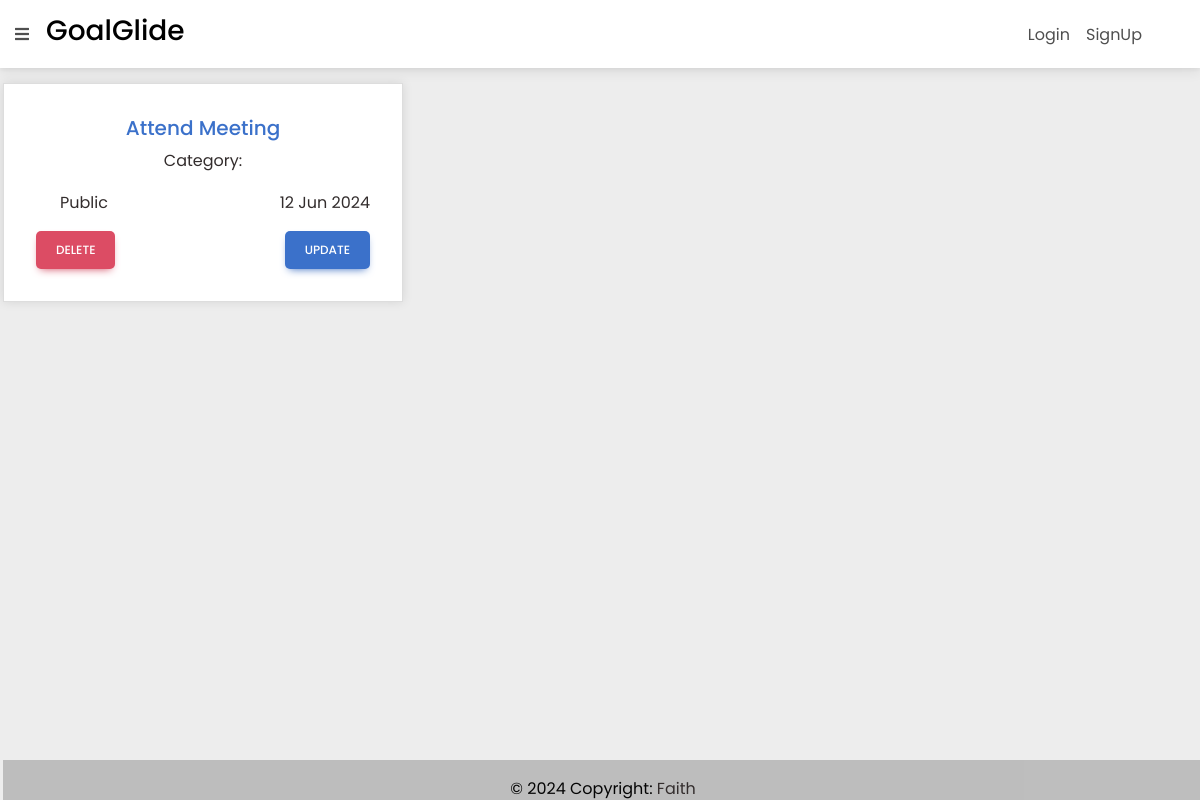
The page /goals/goaldetail/8/ on the database its author committed.
### goals/models.py (models this page shows, shortened)
class Goal(models.Model):
    user = models.ForeignKey(User, on_delete=models.CASCADE, default=None)
    name = models.CharField(max_length=200)
    visibility = models.CharField(choices = VISIBILITY_CHOICES,max_length=20,default='Private')
    status = models.CharField(choices = STATUS_CHOICES,max_length=20,default='Not Started')
    target_date = models.DateTimeField()
    slug = models.SlugField()
    class Meta:
        ordering = ('-target_date', )

### goals/views.py (the view)
# urls.py: path('goaldetail/<int:pk>/',views.GoalDetailView.as_view(),name = "goal-detail"),
class GoalDetailView(DetailView):
    model = Goal
    template_name = "goals/goaldetail.html"
    context_object_name = 'goal'

### goals/templates/goals/goaldetail.html
{% extends 'goals/base.html' %}
{% block content %}
<div>
    <div class="goal text-center mt-2 justify-content-between">
        <h5 class="text-primary">{{ object.name }}</h5>
        <div class="card-body text-dark">
            <p>Category: {{ object.category }}</p>
            <div class="visibility d-flex justify-content-between">
                <p class="d-flex"><box-icon name='low-vision'></box-icon>{{ object.get_visibility_display }}</p>
                <p class="d-flex"><box-icon name='radar'></box-icon>{{ object.target_date|date:"d M Y" }}</p>
            </div>
        </div>
        <div class="d-flex justify-content-between">
            <a href="{% url 'delete-goal' goal.id %}" class="btn btn-danger">Delete</a>
            <a href="{% url 'update-goal' goal.id %}" class="btn btn-primary">Update</a>
        </div>
    </div>
</div>
{% endblock content %}

### goals/static/goals/goals.css (style rules this page uses)
* { margin: 0; padding: 0; box-sizing: border-box; border: none; outline: none; scroll-behavior: smooth; font-family: Poppins,sans-serif; }
:root { --bg-color: #081b29; --second-bg-color: #112e42; --text-color: #ededed; --main-color: #00abf0; }
body { background-color: var(--text-color); padding: 3px; }
.btn { padding: 10px 20px; border: none; border-radius: 5px; cursor: pointer; }
.goal { max-width: 25rem; margin-bottom: 5px; padding: 2rem; background-color: #fff; border: 1px solid #ddd; box-shadow: 0 0 10px rgba(0, 0, 0, 0.1); }

### rows shown on the page
Goal: name "Attend Meeting", visibility "Public", target_date "12 Jun 2024"
